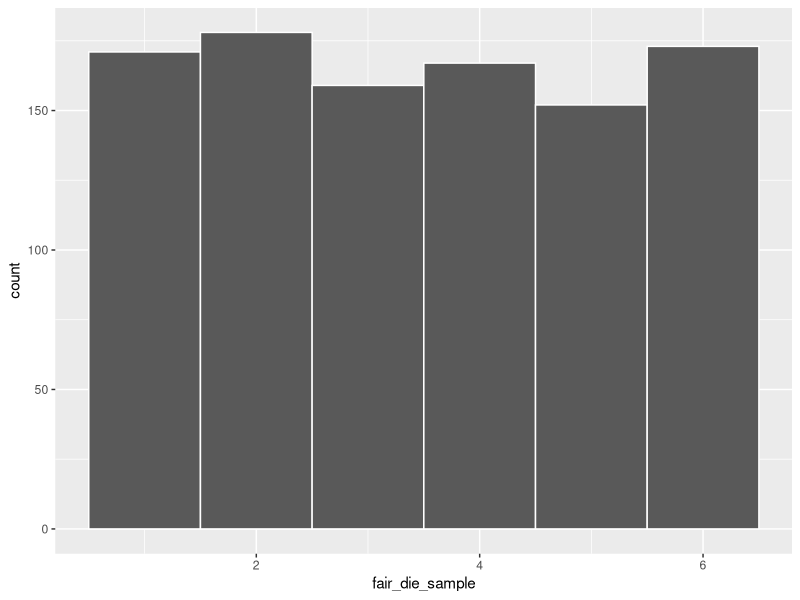
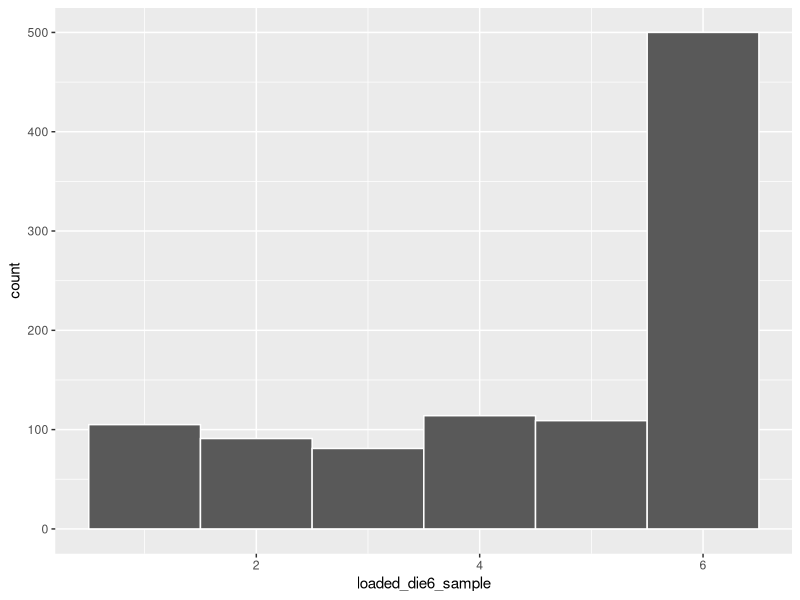
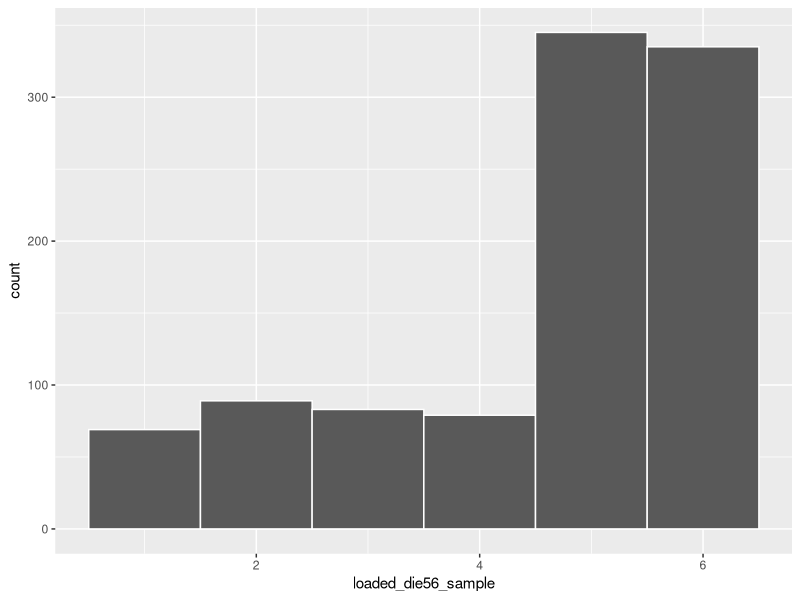

Write R code to recreate these figures, in order.
## ---- chunk 1
library(tidyverse)
deck <- tibble(
  card = rep(
    c("ace",
      "deuce",
      "three",
      "four",
      "five",
      "six",
      "seven",
      "eight",
      "nine",
      "ten",
      "jack",
      "queen",
      "king"
    ),4),
  suit =
    rep(c(
      "diamonds", 
      "hearts", 
      "clubs", 
      "spades"),
        each = 13),
  color = rep(c("red", 
                "black"),
              each = 26)
)

glimpse(deck)
## ---- chunk 2
pr_black <- deck %>% 
  filter(color == "black") %>% 
  nrow()/nrow(deck)

pr_ace <- deck %>% 
  filter(card == "ace") %>% 
  nrow()/nrow(deck)

pr_black_and_ace <- deck %>% 
  filter(card == "ace" & color == "black") %>% 
  nrow()/nrow(deck)

pr_black + pr_ace - pr_black_and_ace
## ---- chunk 3
pr_red <- deck %>% 
  filter(color == "red") %>% 
  nrow()/nrow(deck)

pr_black * pr_red
## ---- chunk 4
pr_king <- deck %>% 
  filter(card == "king") %>% 
  nrow()/nrow(deck)

pr_king + pr_ace
## ---- chunk 5
pr_ace * pr_ace
## ---- chunk 6
sample_n(deck, 5)
## ---- chunk 7
choose(52, 5)
## ---- chunk 8
(52/52)*(39/51)*(26/50)*(13/49)*(48/48)
## ---- chunk 9
(4/52)+(4/51)+(4/50)+(4/49)+(4/48)
## ---- chunk 10
df <- tibble(
  id   = 1:6,
  name = c('Alice', 'Bob', 'Charlie', 'Diane', 'Fred', 'Jenny')
)

df_pairs <- df %>% 
  rename(id1 = id, name1 = name) %>% 
  crossing(df %>% 
             select(id2 = id, name2 = name)) |> 
  filter(id1 != id2) |> 
  unite(id, id1, id2) %>%
  unite(name, name1, name2) 

df_pairs
## ---- chunk 11
fair_die <- c(1, 2, 3, 4, 5, 6)
loaded_die6 <- c(1, 2, 3, 4, 5, 6, 6, 6, 6, 6)
loaded_die_56 <- c(1, 2, 3, 4, 5, 5, 5, 5, 6, 6, 6, 6)
## ---- chunk 12
set.seed(33)
fair_die_sample <- sample(fair_die, 1000, replace = TRUE)
loaded_die6_sample <- sample(loaded_die6, 1000, replace = TRUE)
loaded_die56_sample <- sample(loaded_die_56, 1000, replace = TRUE)
## ---- chunk 13
df_fair_die_sample <- as.data.frame(fair_die_sample)
df_loaded_die6_sample <- as.data.frame(loaded_die6_sample)
df_loaded_die56_sample <- as.data.frame(loaded_die56_sample)
## ---- chunk 14
mean(fair_die_sample)
## ---- chunk 15
ggplot(df_fair_die_sample, aes(x = fair_die_sample)) +
  geom_histogram(binwidth = 1, color = "white")
## ---- chunk 16
mean(loaded_die6_sample)
## ---- chunk 17
ggplot(df_loaded_die6_sample, aes(x = loaded_die6_sample)) +
  geom_histogram(binwidth = 1, color = "white")
## ---- chunk 18
mean(loaded_die56_sample)
## ---- chunk 19
ggplot(df_loaded_die56_sample, aes(x = loaded_die56_sample)) +
  geom_histogram(binwidth = 1, color = "white")
